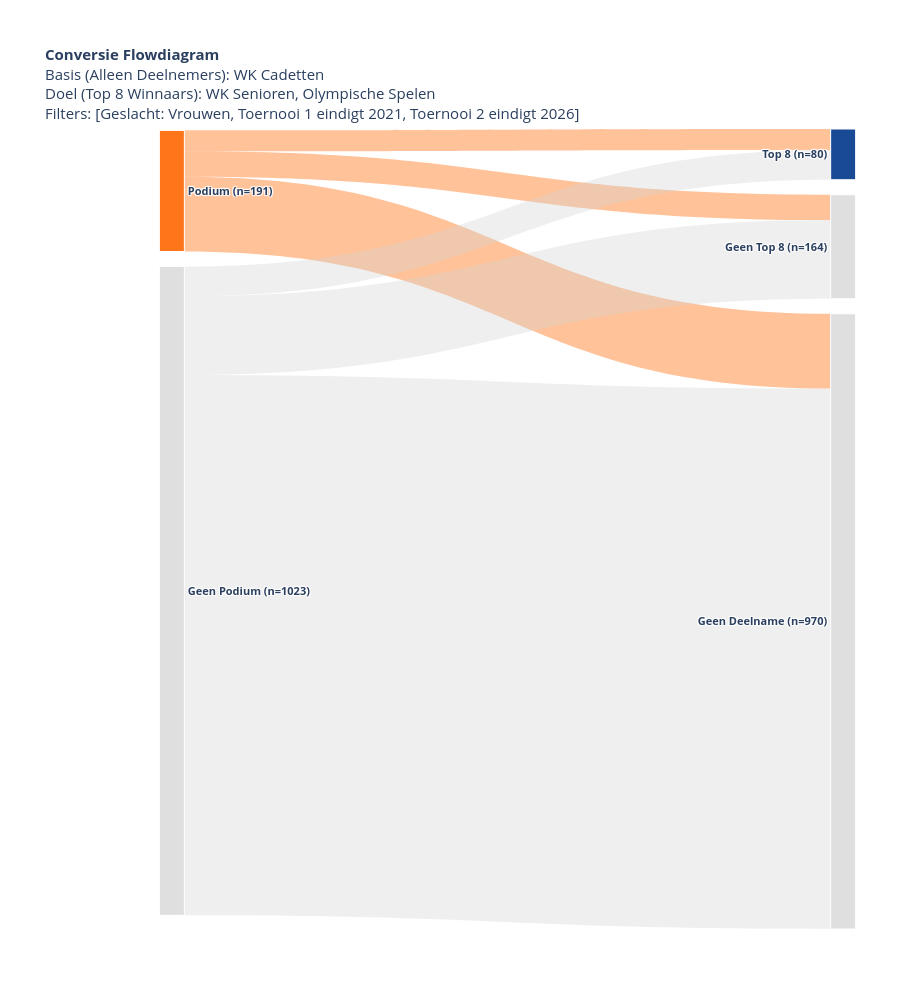
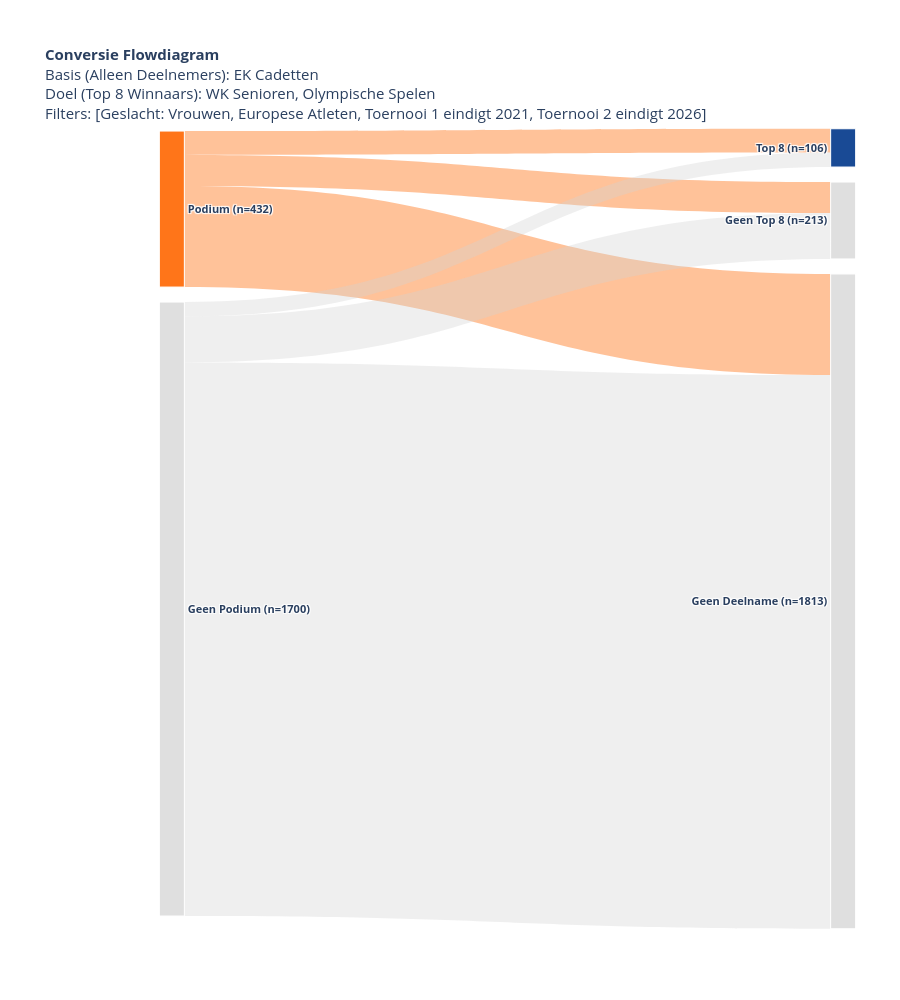
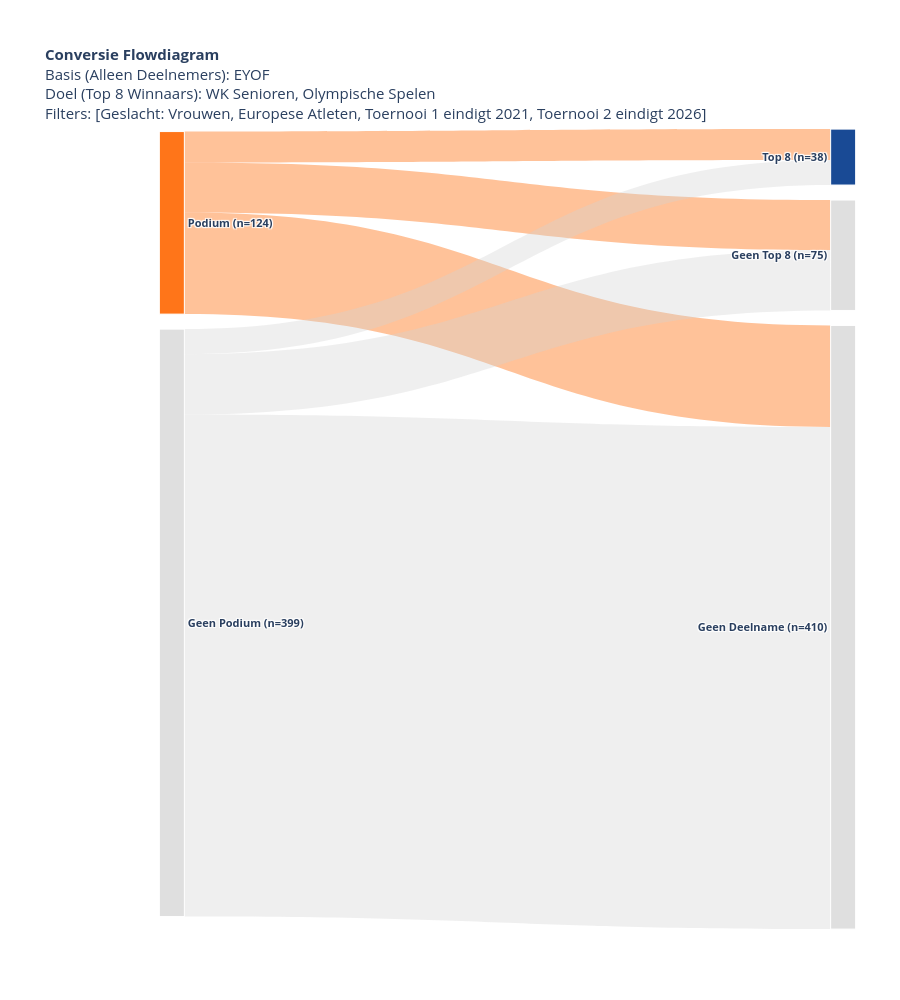
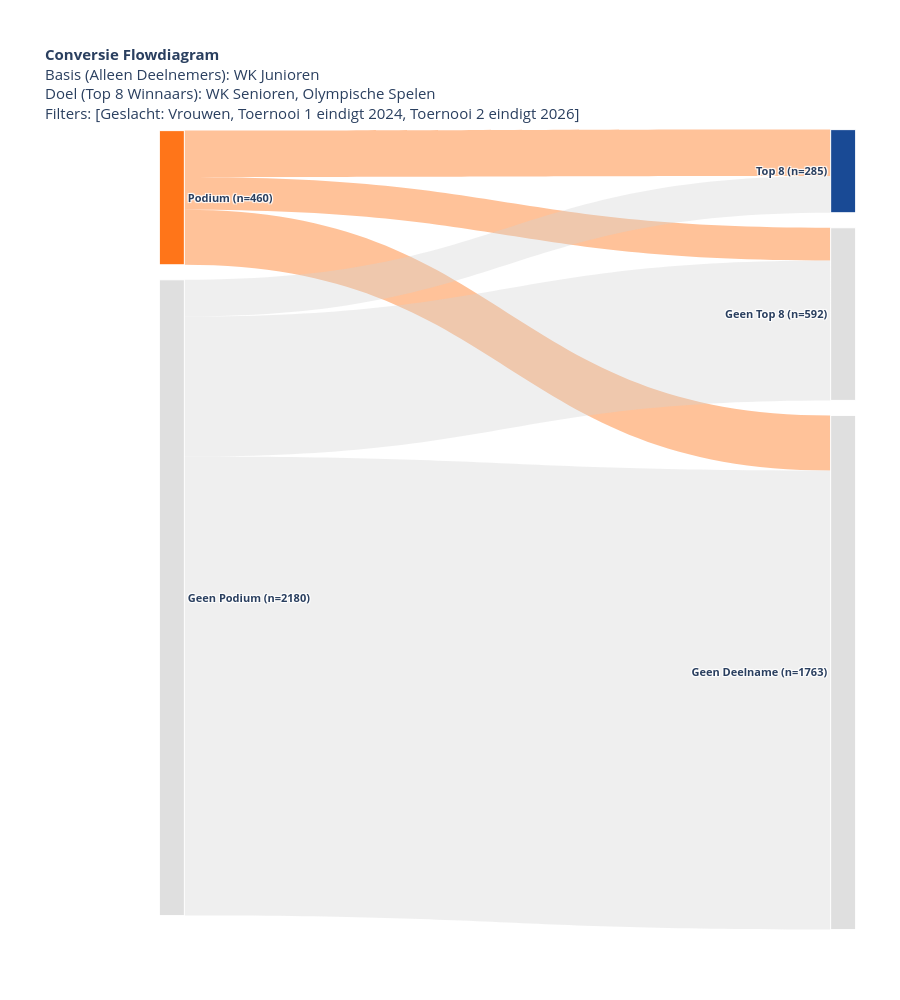

Notebook code cell kept with these figures, in order:
### Code cell
# 1. Vrouwen - WK Cadetten
generate_conversion_sankey(
    df, 
    selected_A=['World Cadet Championships'], 
    selected_B=['World Senior Championships', 'Olympic Games'], 
    a_start_year=2009, a_end_year=2021, b_start_year=2009, b_end_year=2026, min_birth_year=None,
    european_only=False, grouping='podium', dutch_only=False, print_conversion_table=False,
    gender='Women', b_target='top8', plot_type='conversion',
    export_html_path='women_cadet_WC_flowdiagram_conversion.html'
)

# 2. Vrouwen - EK Cadetten
generate_conversion_sankey(
    df, 
    selected_A=['European Judo Championships Cadets'], 
    selected_B=['World Senior Championships', 'Olympic Games'], 
    a_start_year=2005, a_end_year=2021, b_start_year=2005, b_end_year=2026, min_birth_year=None,
    european_only=True, grouping='podium', dutch_only=False, print_conversion_table=False,
    gender='Women', b_target='top8', plot_type='conversion',
    export_html_path='women_cadet_EC_flowdiagram_conversion.html'
)

# 3. Vrouwen - EYOF
generate_conversion_sankey(
    df, 
    selected_A=['EYOF'], 
    selected_B=['World Senior Championships', 'Olympic Games'], 
    a_start_year=2013, a_end_year=2021, b_start_year=2013, b_end_year=2026, min_birth_year=None,
    european_only=True, grouping='podium', dutch_only=False, print_conversion_table=False,
    gender='Women', b_target='top8', plot_type='conversion',
    export_html_path='women_EYOF_flowdiagram_conversion.html'
)

# 4. Vrouwen - WK Junioren
generate_conversion_sankey(
    df, 
    selected_A=['World Junior Championships'], 
    selected_B=['World Senior Championships', 'Olympic Games'], 
    a_start_year=2000, a_end_year=2024, b_start_year=2000, b_end_year=2026, min_birth_year=None,
    european_only=False, grouping='podium', dutch_only=False, print_conversion_table=False,
    gender='Women', b_target='top8', plot_type='conversion',
    export_html_path='women_junior_WC_flowdiagram_conversion.html'
)

# 5. Vrouwen - EK Junioren
generate_conversion_sankey(
    df, 
    selected_A=['European Judo Championships Juniors'], 
    selected_B=['World Senior Championships', 'Olympic Games'], 
    a_start_year=2004, a_end_year=2024, b_start_year=2004, b_end_year=2026, min_birth_year=None,
    european_only=True, grouping='podium', dutch_only=False, print_conversion_table=False,
    gender='Women', b_target='top8', plot_type='conversion',
    export_html_path='women_junior_EC_flowdiagram_conversion.html'
)

### Figure 1 — Plotly figure (JSON) as saved in the notebook; plotly's stock layout.template omitted (floating-point values rounded to 4 significant figures)
{"data": [{"arrangement": "snap", "link": {"color": ["rgba(255, 102, 0, 0.4)", "rgba(255, 102, 0, 0.4)", "rgba(255, 102, 0, 0.4)", "rgba(210, 210, 210, 0.35)", "rgba(210, 210, 210, 0.35)", "rgba(210, 210, 210, 0.35)"], "customdata": ["Conversie: 17.3%<br>Gem. Tijd: 5.9 jr", "Conversie: 20.9%<br>Gem. Tijd: 5.3 jr", "Conversie: 61.8%<br>Gem. Tijd: N.v.t.", "Conversie: 4.6%<br>Gem. Tijd: 7.4 jr", "Conversie: 12.1%<br>Gem. Tijd: 5.3 jr", "Conversie: 83.3%<br>Gem. Tijd: N.v.t."], "hovertemplate": "%{source.label} → %{target.label}<br>Aantal Atleten: %{value}<br>%{customdata}<extra></extra>", "source": [0, 0, 0, 1, 1, 1], "target": [2, 3, 4, 2, 3, 4], "value": [33, 40, 118, 47, 124, 852]}, "node": {"color": ["rgba(255, 102, 0, 0.9)", "rgba(210, 210, 210, 0.7)", "rgba(0, 55, 138, 0.9)", "rgba(210, 210, 210, 0.7)", "rgba(210, 210, 210, 0.7)"], "hovertemplate": "%{label}<extra></extra>", "label": ["<b>Podium (n=191)</b>", "<b>Geen Podium (n=1023)</b>", "<b>Top 8 (n=80)</b>", "<b>Geen Top 8 (n=164)</b>", "<b>Geen Deelname (n=970)</b>"], "line": {"color": "white", "width": 1}, "pad": 15, "thickness": 25, "x": [0.01, 0.01, 0.99, 0.99, 0.99], "y": [0.08867, 0.5887, 0.04295, 0.1434, 0.6105]}, "type": "sankey"}], "layout": {"font": {"family": "HK Grotesk, Open Sans, sans-serif", "size": 11}, "height": 1000, "margin": {"l": 165, "r": 50, "t": 120}, "title": {"text": "<b>Conversie Flowdiagram</b><br>Basis (Alleen Deelnemers): WK Cadetten<br>Doel (Top 8 Winnaars): WK Senioren, Olympische Spelen<br>Filters: [Geslacht: Vrouwen, Toernooi 1 eindigt 2021, Toernooi 2 eindigt 2026]"}}}

### Figure 2 — Plotly figure (JSON) as saved in the notebook; plotly's stock layout.template omitted (floating-point values rounded to 4 significant figures)
{"data": [{"arrangement": "snap", "link": {"color": ["rgba(255, 102, 0, 0.4)", "rgba(255, 102, 0, 0.4)", "rgba(255, 102, 0, 0.4)", "rgba(210, 210, 210, 0.35)", "rgba(210, 210, 210, 0.35)", "rgba(210, 210, 210, 0.35)"], "customdata": ["Conversie: 15.3%<br>Gem. Tijd: 6.4 jr", "Conversie: 19.9%<br>Gem. Tijd: 5.8 jr", "Conversie: 64.8%<br>Gem. Tijd: N.v.t.", "Conversie: 2.4%<br>Gem. Tijd: 7.6 jr", "Conversie: 7.5%<br>Gem. Tijd: 6.4 jr", "Conversie: 90.2%<br>Gem. Tijd: N.v.t."], "hovertemplate": "%{source.label} → %{target.label}<br>Aantal Atleten: %{value}<br>%{customdata}<extra></extra>", "source": [0, 0, 0, 1, 1, 1], "target": [2, 3, 4, 2, 3, 4], "value": [66, 86, 280, 40, 127, 1533]}, "node": {"color": ["rgba(255, 102, 0, 0.9)", "rgba(210, 210, 210, 0.7)", "rgba(0, 55, 138, 0.9)", "rgba(210, 210, 210, 0.7)", "rgba(210, 210, 210, 0.7)"], "hovertemplate": "%{label}<extra></extra>", "label": ["<b>Podium (n=432)</b>", "<b>Geen Podium (n=1700)</b>", "<b>Top 8 (n=106)</b>", "<b>Geen Top 8 (n=213)</b>", "<b>Geen Deelname (n=1813)</b>"], "line": {"color": "white", "width": 1}, "pad": 15, "thickness": 25, "x": [0.01, 0.01, 0.99, 0.99, 0.99], "y": [0.1113, 0.6113, 0.03486, 0.1097, 0.5848]}, "type": "sankey"}], "layout": {"font": {"family": "HK Grotesk, Open Sans, sans-serif", "size": 11}, "height": 1000, "margin": {"l": 165, "r": 50, "t": 120}, "title": {"text": "<b>Conversie Flowdiagram</b><br>Basis (Alleen Deelnemers): EK Cadetten<br>Doel (Top 8 Winnaars): WK Senioren, Olympische Spelen<br>Filters: [Geslacht: Vrouwen, Europese Atleten, Toernooi 1 eindigt 2021, Toernooi 2 eindigt 2026]"}}}

### Figure 3 — Plotly figure (JSON) as saved in the notebook; plotly's stock layout.template omitted (floating-point values rounded to 4 significant figures)
{"data": [{"arrangement": "snap", "link": {"color": ["rgba(255, 102, 0, 0.4)", "rgba(255, 102, 0, 0.4)", "rgba(255, 102, 0, 0.4)", "rgba(210, 210, 210, 0.35)", "rgba(210, 210, 210, 0.35)", "rgba(210, 210, 210, 0.35)"], "customdata": ["Conversie: 16.9%<br>Gem. Tijd: 5.5 jr", "Conversie: 27.4%<br>Gem. Tijd: 4.2 jr", "Conversie: 55.6%<br>Gem. Tijd: N.v.t.", "Conversie: 4.3%<br>Gem. Tijd: 5.9 jr", "Conversie: 10.3%<br>Gem. Tijd: 5.8 jr", "Conversie: 85.5%<br>Gem. Tijd: N.v.t."], "hovertemplate": "%{source.label} → %{target.label}<br>Aantal Atleten: %{value}<br>%{customdata}<extra></extra>", "source": [0, 0, 0, 1, 1, 1], "target": [2, 3, 4, 2, 3, 4], "value": [21, 34, 69, 17, 41, 341]}, "node": {"color": ["rgba(255, 102, 0, 0.9)", "rgba(210, 210, 210, 0.7)", "rgba(0, 55, 138, 0.9)", "rgba(210, 210, 210, 0.7)", "rgba(210, 210, 210, 0.7)"], "hovertemplate": "%{label}<extra></extra>", "label": ["<b>Podium (n=124)</b>", "<b>Geen Podium (n=399)</b>", "<b>Top 8 (n=38)</b>", "<b>Geen Top 8 (n=75)</b>", "<b>Geen Deelname (n=410)</b>"], "line": {"color": "white", "width": 1}, "pad": 15, "thickness": 25, "x": [0.01, 0.01, 0.99, 0.99, 0.99], "y": [0.1285, 0.6285, 0.04633, 0.1544, 0.618]}, "type": "sankey"}], "layout": {"font": {"family": "HK Grotesk, Open Sans, sans-serif", "size": 11}, "height": 1000, "margin": {"l": 165, "r": 50, "t": 120}, "title": {"text": "<b>Conversie Flowdiagram</b><br>Basis (Alleen Deelnemers): EYOF<br>Doel (Top 8 Winnaars): WK Senioren, Olympische Spelen<br>Filters: [Geslacht: Vrouwen, Europese Atleten, Toernooi 1 eindigt 2021, Toernooi 2 eindigt 2026]"}}}

### Figure 4 — Plotly figure (JSON) as saved in the notebook; plotly's stock layout.template omitted (floating-point values rounded to 4 significant figures)
{"data": [{"arrangement": "snap", "link": {"color": ["rgba(255, 102, 0, 0.4)", "rgba(255, 102, 0, 0.4)", "rgba(255, 102, 0, 0.4)", "rgba(210, 210, 210, 0.35)", "rgba(210, 210, 210, 0.35)", "rgba(210, 210, 210, 0.35)"], "customdata": ["Conversie: 34.6%<br>Gem. Tijd: 3.8 jr", "Conversie: 24.3%<br>Gem. Tijd: 3.0 jr", "Conversie: 41.1%<br>Gem. Tijd: N.v.t.", "Conversie: 5.8%<br>Gem. Tijd: 5.7 jr", "Conversie: 22.0%<br>Gem. Tijd: 3.3 jr", "Conversie: 72.2%<br>Gem. Tijd: N.v.t."], "hovertemplate": "%{source.label} → %{target.label}<br>Aantal Atleten: %{value}<br>%{customdata}<extra></extra>", "source": [0, 0, 0, 1, 1, 1], "target": [2, 3, 4, 2, 3, 4], "value": [159, 112, 189, 126, 480, 1574]}, "node": {"color": ["rgba(255, 102, 0, 0.9)", "rgba(210, 210, 210, 0.7)", "rgba(0, 55, 138, 0.9)", "rgba(210, 210, 210, 0.7)", "rgba(210, 210, 210, 0.7)"], "hovertemplate": "%{label}<extra></extra>", "label": ["<b>Podium (n=460)</b>", "<b>Geen Podium (n=2180)</b>", "<b>Top 8 (n=285)</b>", "<b>Geen Top 8 (n=592)</b>", "<b>Geen Deelname (n=1763)</b>"], "line": {"color": "white", "width": 1}, "pad": 15, "thickness": 25, "x": [0.01, 0.01, 0.99, 0.99, 0.99], "y": [0.09712, 0.5971, 0.06398, 0.2301, 0.6761]}, "type": "sankey"}], "layout": {"font": {"family": "HK Grotesk, Open Sans, sans-serif", "size": 11}, "height": 1000, "margin": {"l": 165, "r": 50, "t": 120}, "title": {"text": "<b>Conversie Flowdiagram</b><br>Basis (Alleen Deelnemers): WK Junioren<br>Doel (Top 8 Winnaars): WK Senioren, Olympische Spelen<br>Filters: [Geslacht: Vrouwen, Toernooi 1 eindigt 2024, Toernooi 2 eindigt 2026]"}}}
